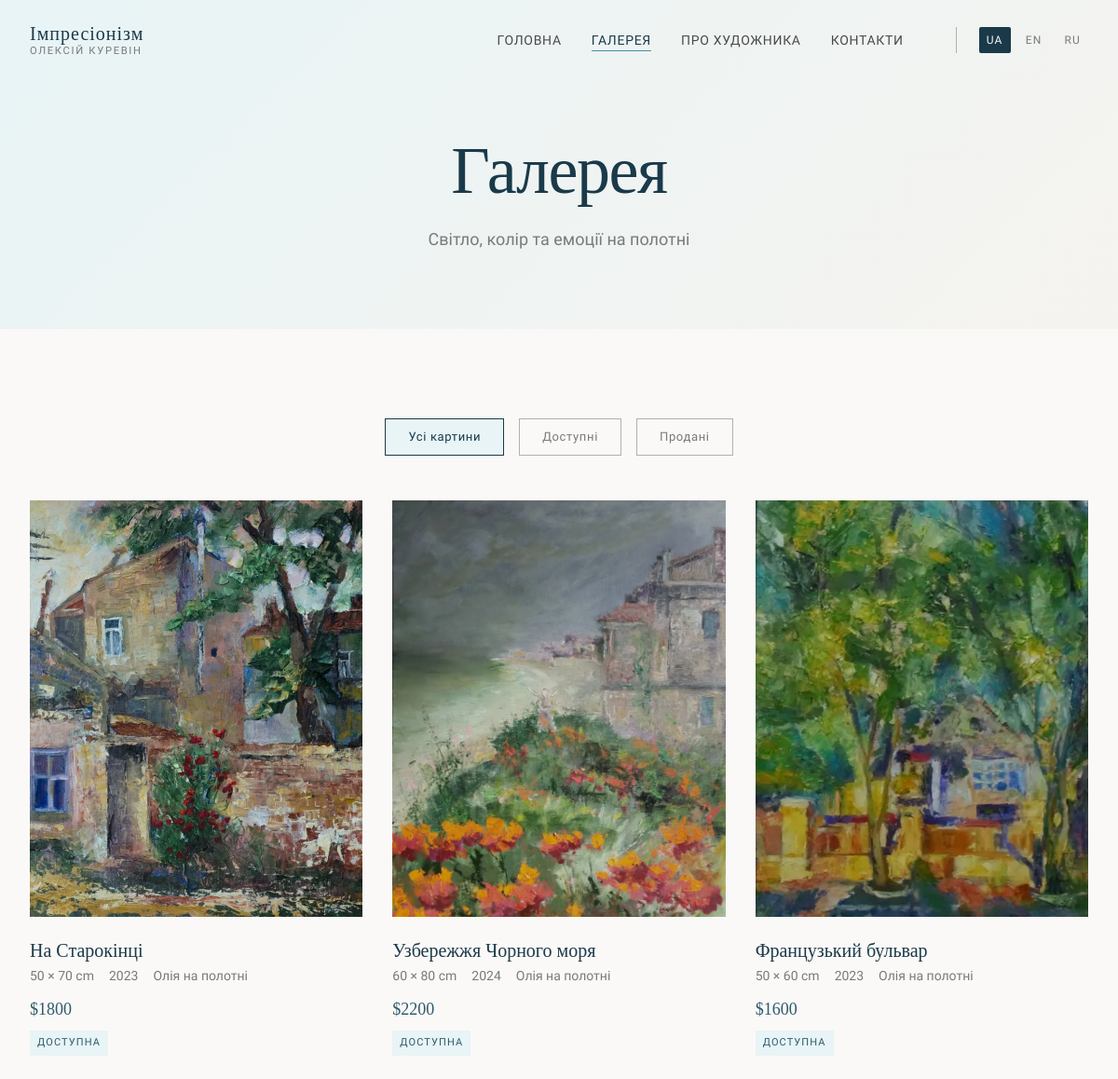
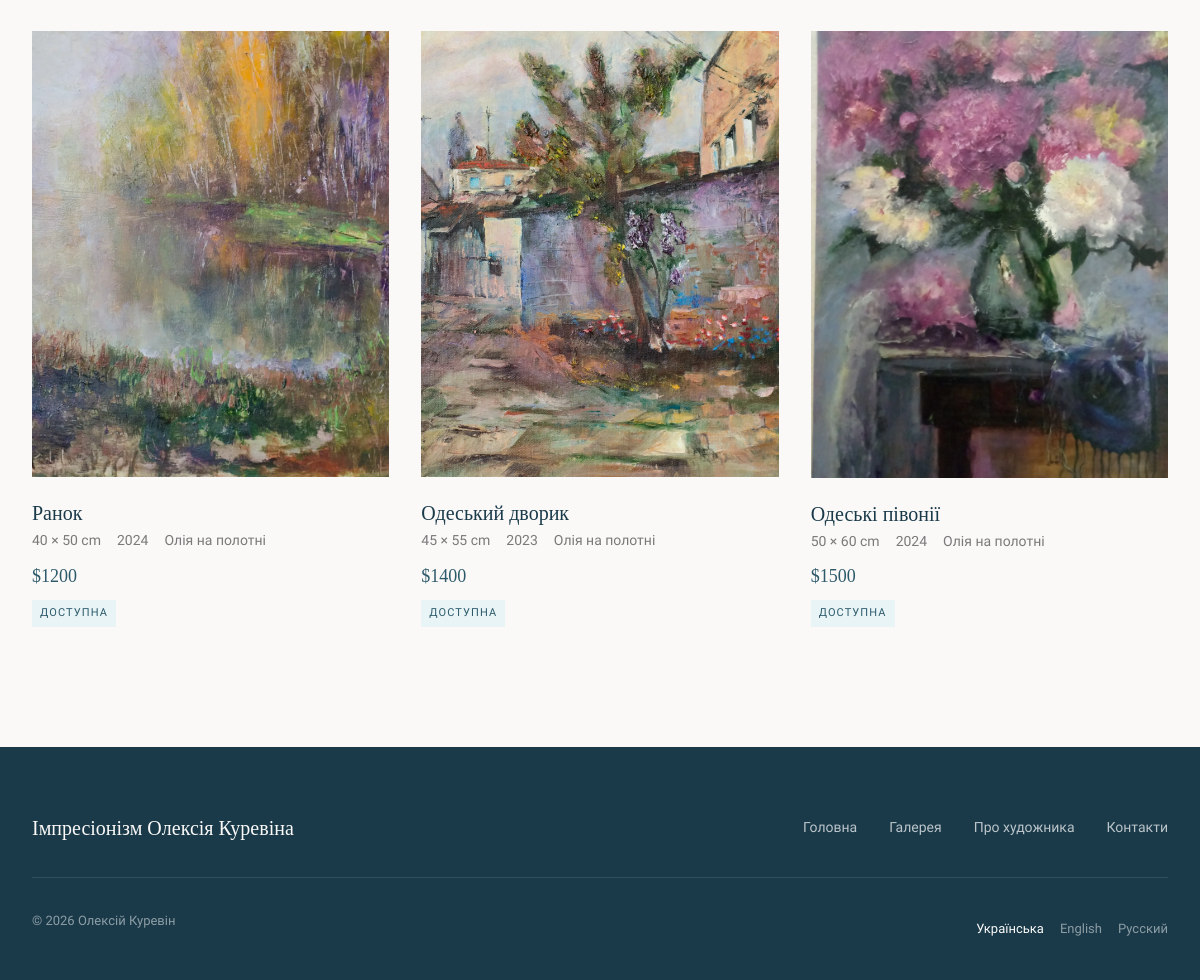
The page /gallery on the database its author committed (2 pictures, top to bottom).
### app.py (models this page shows, shortened)
class Painting(db.Model):
    id = db.Column(db.Integer, primary_key=True)
    title_uk = db.Column(db.String(200), nullable=False)
    title_en = db.Column(db.String(200), nullable=False)
    title_ru = db.Column(db.String(200), nullable=False)
    description_uk = db.Column(db.Text)
    description_en = db.Column(db.Text)
    description_ru = db.Column(db.Text)
    width = db.Column(db.Integer)  # in cm
    height = db.Column(db.Integer)  # in cm
    year = db.Column(db.Integer)
    technique_uk = db.Column(db.String(100))  # e.g., "Олія на полотні"
    technique_en = db.Column(db.String(100))  # e.g., "Oil on canvas"
    technique_ru = db.Column(db.String(100))  # e.g., "Масло на холсте"
    price = db.Column(db.Float)  # in USD
    is_sold = db.Column(db.Boolean, default=False)
    is_available = db.Column(db.Boolean, default=True)
    is_featured = db.Column(db.Boolean, default=False)
    image = db.Column(db.String(255))
    created_at = db.Column(db.DateTime, default=datetime.utcnow)
    order = db.Column(db.Integer, default=0)
    def get_title(self, lang):
        return getattr(self, f'title_{lang}', self.title_en)
    def get_technique(self, lang):
        return getattr(self, f'technique_{lang}', self.technique_en)
    def get_size_display(self):
        if self.width and self.height:
            return f"{self.width} × {self.height} cm"
        return None

### app.py (the view)
@app.route('/gallery')
def gallery():
    filter_type = request.args.get('filter', 'all')
    query = Painting.query.filter_by(is_available=True)
    if filter_type == 'available':
        query = query.filter_by(is_sold=False)
    elif filter_type == 'sold':
        query = query.filter_by(is_sold=True)
    paintings = query.order_by(Painting.order, Painting.created_at.desc()).all()
    return render_template('pages/gallery.html', paintings=paintings, current_filter=filter_type)

### app.py (called while the page is built)
def get_lang():
    lang = session.get('lang', 'uk')
    if lang not in ['uk', 'en', 'ru']:
        lang = 'uk'
    return lang

@app.context_processor
def inject_globals():
    return {
        'lang': get_lang(),
        't': get_translations(),
        'config': app.config,
        'current_year': datetime.now().year
    }

### templates/pages/gallery.html (shortened to what this page needs)
{% extends 'base.html' %}
{% block content %}
<section class="page-header">
    <div class="container">
        <h1>{{ t.nav_gallery }}</h1>
        <p>{{ t.hero_subtitle }}</p>
    </div>
</section>
<section class="section">
    <div class="container">
        <div class="gallery-filters">
            <a href="{{ url_for('gallery') }}" class="filter-btn {% if current_filter == 'all' %}active{% endif %}">{{ t.all_paintings }}</a>
            <a href="{{ url_for('gallery', filter='available') }}" class="filter-btn {% if current_filter == 'available' %}active{% endif %}">{{ t.filter_available }}</a>
            <a href="{{ url_for('gallery', filter='sold') }}" class="filter-btn {% if current_filter == 'sold' %}active{% endif %}">{{ t.filter_sold }}</a>
        </div>
        {% if paintings %}
        <div class="gallery-grid">
            {% for painting in paintings %}
            <article class="painting-card">
                <a href="{{ url_for('painting_detail', painting_id=painting.id) }}">
                    <div class="painting-card-image">
                        {% if painting.image %}
                        <img src="{{ url_for('static', filename='images/paintings/' + painting.image) }}" alt="{{ painting.get_title(lang) }}">
                        {% else %}
                        <img src="https://images.unsplash.com/photo-1579783902614-a3fb3927b6a5?w=600&q=80" alt="{{ painting.get_title(lang) }}">
                        {% endif %}
                    </div>
                </a>
                <div class="painting-card-body">
                    <h3 class="painting-card-title">
                        <a href="{{ url_for('painting_detail', painting_id=painting.id) }}">{{ painting.get_title(lang) }}</a>
                    </h3>
                    <div class="painting-card-meta">
                        {% if painting.get_size_display() %}
                        <span>{{ painting.get_size_display() }}</span>
                        {% endif %}
                        {% if painting.year %}
                        <span>{{ painting.year }}</span>
                        {% endif %}
                        {% if painting.get_technique(lang) %}
                        <span>{{ painting.get_technique(lang) }}</span>
                        {% endif %}
                    </div>
                    {% if painting.price and not painting.is_sold %}
                    <div class="painting-card-price">${{ painting.price|int }}</div>
                    {% endif %}
                    {% if painting.is_sold %}
                    <span class="painting-card-status status-sold">{{ t.sold }}</span>
                    {% else %}
                    <span class="painting-card-status status-available">{{ t.available }}</span>
                    {% endif %}
                </div>
            </article>
            {% endfor %}
        </div>
        {% else %}
        <div class="text-center" style="padding: var(--space-4xl) 0;">
            <p class="text-light">{{ 'Картини скоро з\'являться' if lang == 'uk' else ('Paintings coming soon' if lang == 'en' else 'Картины скоро появятся') }}</p>
        </div>
        {% endif %}
    </div>
</section>
{% endblock %}

### templates/base.html (shortened to what this page needs)
<!DOCTYPE html>
<html lang="{{ lang }}">
<head>
    <link rel="stylesheet" href="{{ url_for('static', filename='css/style.css') }}">
</head>
<body>
    <header class="header" id="header">
        <div class="container">
            <div class="header-inner">
                <a href="{{ url_for('home') }}" class="logo">
                    <span>{{ t.site_title.split()[0] if lang == 'uk' else 'Impressionism' }}</span>
                    <span class="logo-sub">{{ 'Олексій Куревін' if lang == 'uk' else ('Alexey Kurevin' if lang == 'en' else 'Алексей Куревин') }}</span>
                </a>
                <nav class="nav">
                    <ul class="nav-links">
                        <li><a href="{{ url_for('home') }}" class="nav-link {% if request.endpoint == 'home' %}active{% endif %}">{{ t.nav_home }}</a></li>
                        <li><a href="{{ url_for('gallery') }}" class="nav-link {% if request.endpoint in ['gallery', 'painting_detail'] %}active{% endif %}">{{ t.nav_gallery }}</a></li>
                        <li><a href="{{ url_for('about') }}" class="nav-link {% if request.endpoint == 'about' %}active{% endif %}">{{ t.nav_about }}</a></li>
                        <li><a href="{{ url_for('contact') }}" class="nav-link {% if request.endpoint == 'contact' %}active{% endif %}">{{ t.nav_contact }}</a></li>
                    </ul>
                    <div class="lang-switch">
                        <a href="{{ url_for('set_lang', lang='uk') }}" class="{% if lang == 'uk' %}active{% endif %}">UA</a>
                        <a href="{{ url_for('set_lang', lang='en') }}" class="{% if lang == 'en' %}active{% endif %}">EN</a>
                        <a href="{{ url_for('set_lang', lang='ru') }}" class="{% if lang == 'ru' %}active{% endif %}">RU</a>
                    </div>
                </nav>
            </div>
        </div>
    </header>
    <main>
        {% block content %}{% endblock %}
    </main>
    <footer class="footer">
        <div class="container">
            <div class="footer-content">
                <div class="footer-logo">{{ t.site_title }}</div>
                <nav class="footer-nav">
                    <a href="{{ url_for('home') }}">{{ t.nav_home }}</a>
                    <a href="{{ url_for('gallery') }}">{{ t.nav_gallery }}</a>
                    <a href="{{ url_for('about') }}">{{ t.nav_about }}</a>
                    <a href="{{ url_for('contact') }}">{{ t.nav_contact }}</a>
                </nav>
            </div>
            <div class="footer-bottom">
                <p>&copy; {{ current_year }} {{ 'Олексій Куревін' if lang == 'uk' else ('Alexey Kurevin' if lang == 'en' else 'Алексей Куревин') }}</p>
                <div class="footer-lang">
                    <a href="{{ url_for('set_lang', lang='uk') }}" class="{% if lang == 'uk' %}active{% endif %}">Українська</a>
                    <a href="{{ url_for('set_lang', lang='en') }}" class="{% if lang == 'en' %}active{% endif %}">English</a>
                    <a href="{{ url_for('set_lang', lang='ru') }}" class="{% if lang == 'ru' %}active{% endif %}">Русский</a>
                </div>
            </div>
        </div>
    </footer>
</body>
</html>

### rows shown on the page
Painting: image (picture), get_title "На Старокінці", size "50 × 70 cm", year "2023", get_technique "Олія на полотні", price "1800", available "ДОСТУПНА"
Painting: image+title_en+title_uk (picture), get_title "Узбережжя Чорного моря", size "60 × 80 cm", year "2024", get_technique "Олія на полотні", price "2200", available "ДОСТУПНА"
Painting: image+title_en+title_uk (picture), get_title "Французький бульвар", size "50 × 60 cm", year "2023", get_technique "Олія на полотні", price "1600", available "ДОСТУПНА"
Painting: image (picture), get_title "Ранок", size "40 × 50 cm", year "2024", get_technique "Олія на полотні", price "1200", available "ДОСТУПНА"
Painting: image+title_en+title_uk (picture), get_title "Одеський дворик", size "45 × 55 cm", year "2023", get_technique "Олія на полотні", price "1400", available "ДОСТУПНА"
Painting: image+title_en+title_uk (picture), get_title "Одеські півонії", size "50 × 60 cm", year "2024", get_technique "Олія на полотні", price "1500", available "ДОСТУПНА"

### other values the page prints
{{ t.site_title.split()[0] if lang == 'uk' else 'Impressionism' }} "Імпресіонізм"
{{ t.nav_home }} "ГОЛОВНА"
{{ t.nav_gallery }} "ГАЛЕРЕЯ"
{{ t.nav_about }} "ПРО ХУДОЖНИКА"
{{ t.nav_contact }} "КОНТАКТИ"
{{ t.nav_gallery }} "Галерея"
{{ t.hero_subtitle }} "Світло, колір та емоції на полотні"
{{ t.all_paintings }} "Усі картини"
{{ t.filter_available }} "Доступні"
{{ t.filter_sold }} "Продані"
{{ t.site_title }} "Імпресіонізм Олексія Куревіна"
{{ t.nav_home }} "Головна"
{{ t.nav_about }} "Про художника"
{{ t.nav_contact }} "Контакти"
